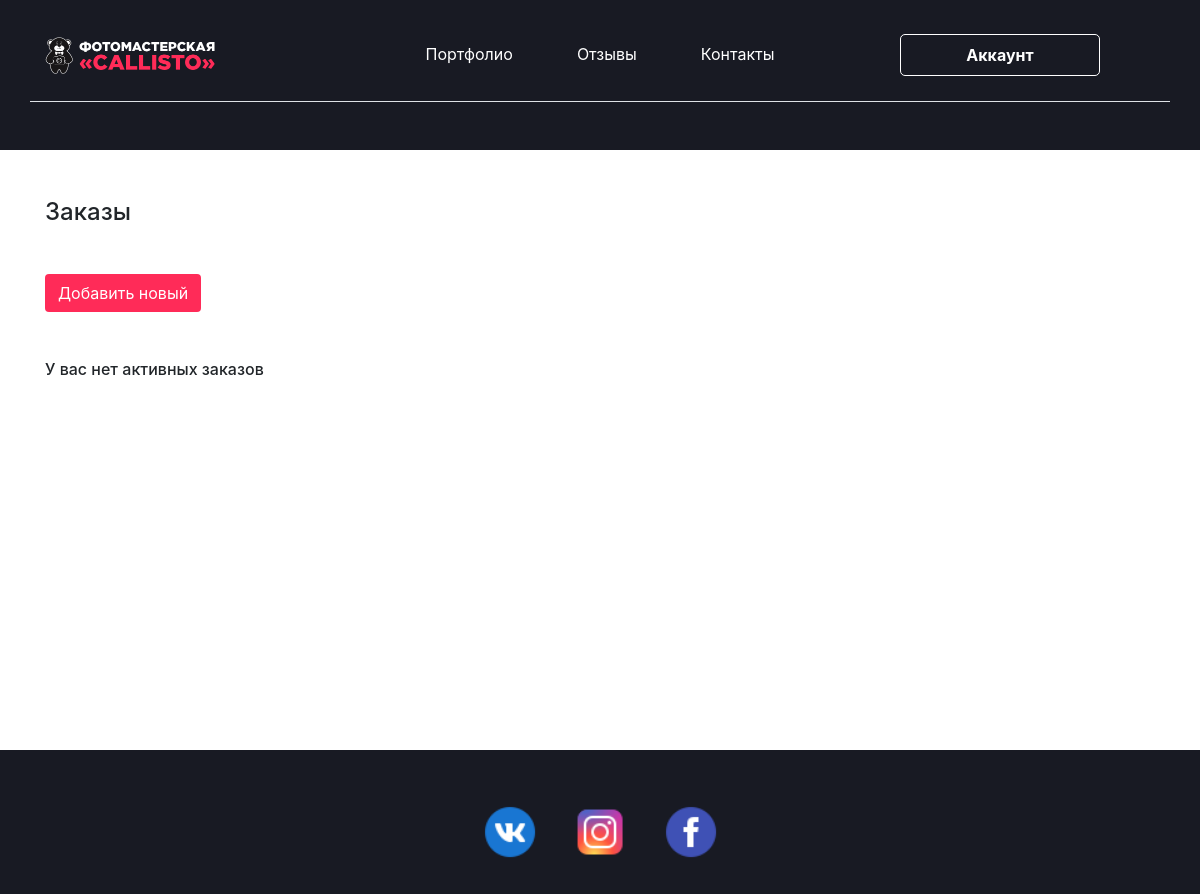
/orders.php (signed in), run on an earlier commit of the app's database.
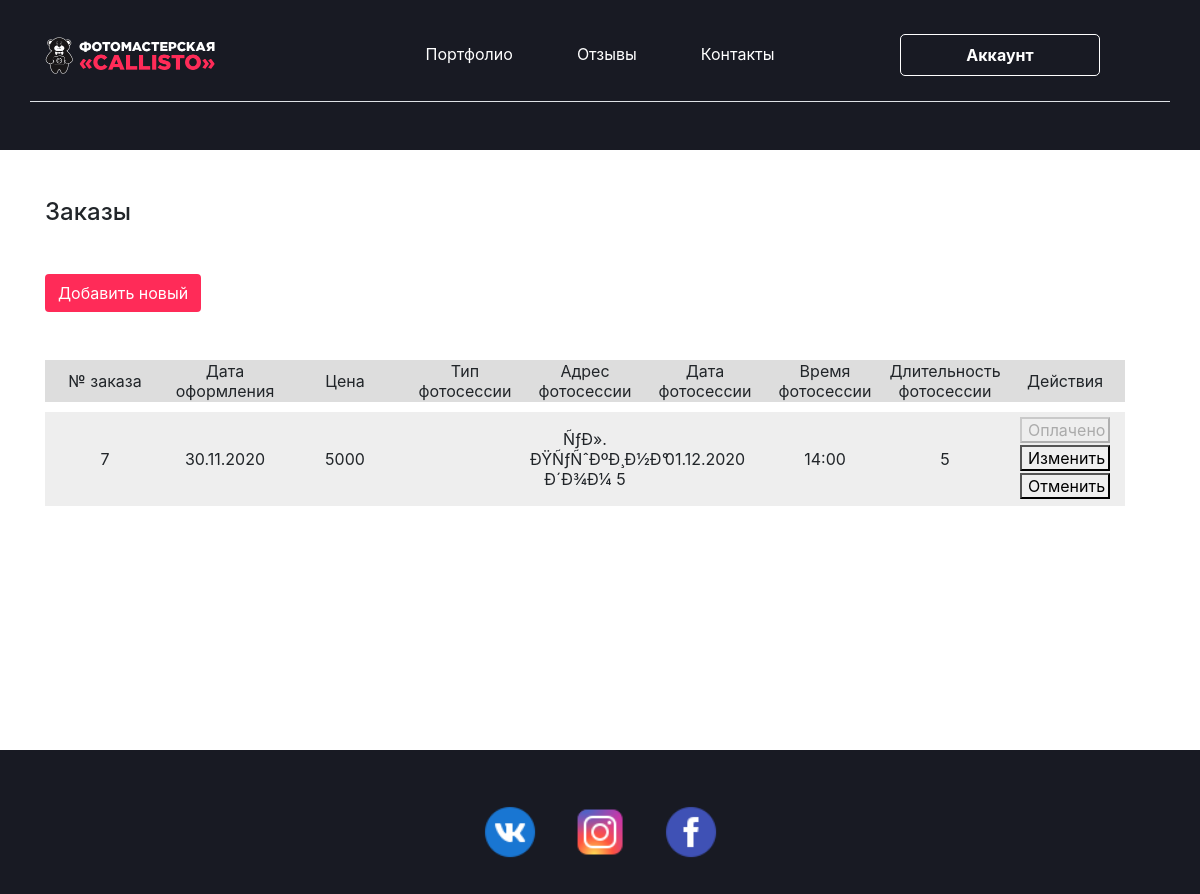
And on a later commit of the database.
### tables this page shows
CREATE TABLE `orders` (
  `id` int(11) NOT NULL auto_increment,
  `userid` int(11) default NULL,
  `order_date` date default NULL,
  `price` float default NULL,
  `price_paid` tinyint(1) default NULL,
  `photosession_date` date default NULL,
  `photosession_address` tinytext,
  `photosession_time` time default NULL,
  `photosession_timelength` float default NULL,
  `add_comment` text,
  PRIMARY KEY  (`id`)
);

### check.php (called while the page is built, shortened)
<?php
if (isset($_SESSION['id']))
{
    $isLogin = true;
}
else
{
    $isLogin = false;
}
?>

### orders.php (the view, shortened to what this page needs)
<?php
include "header.php";
?>
	<main class="pt-5">
		<div class="container">
			<?php
			if ($isLogin)
			{
				$link = getConnection();
				$query = mysqli_query($link, "SELECT * FROM orders WHERE userid = '".intval($_SESSION['id'])."'");
    			$rows_count = mysqli_num_rows($query);
				function dateToText($date){
					list($year, $month, $day) = explode('-', $date);
					return $day . "." . $month . "." . $year;
				}
				?>
				<h4 class="text-gray mb-5">Заказы</h4>
				<div class="form-group  mb-5">
					<a class="btn btn-accent text-white"  href="add_order.php">Добавить новый</a>
				</div>
				<?php
				if ($rows_count == 0){
					?>
					<h6 class="text-gray mb-5">У вас нет активных заказов</h6>
					<?php
				} else {
					?>
					<table id="orders">
						<thead>
						<tr>
							<td>№ заказа</td>
							<td>Дата оформления</td>
							<td>Цена</td>
							<td>Тип фотосессии</td>
							<td>Адрес фотосессии</td>
							<td>Дата фотосессии</td>
							<td>Время фотосессии</td>
							<td>Длительность фотосессии</td>
							<td>Действия</td>
						</tr>
						</thead>
						<tbody>
					<?php
					while($order = mysqli_fetch_assoc($query)) {
						?>
							<tr>
								<td><?php echo $order["id"]; ?></td>
								<td><?php echo dateToText($order['order_date']); ?></td>
								<td><?php echo $order["price"]; ?></td>
								<td><?php echo $order["type"]; ?></td>
								<td><?php echo $order["photosession_address"]; ?></td>
								<td><?php echo dateToText($order['photosession_date']); ?></td>
								<td><?php list($h, $m, $s) = explode(':', $order['photosession_time']);
									echo $h . ":" . $m; ?></td>
								<td><?php echo $order["photosession_timelength"]; ?></td>
								<td>
									<form method="POST" action="actions.php">
									<?php
										if (!$order["price_paid"]){ ?>
											<button name="pay">Оплатить</button>
											<?php } else { ?>
											<button disabled>Оплачено</button>
									<?php } ?>
									<button  name="change">Изменить</button>
									<button  name="cancel">Отменить</button>
									</form>
								</td>
							</tr>
						<?php
					}
					?>
						</tbody>
					</table>
					<?php
    			}
				?>
			<?php } else {
				header("Location: noaccess.php");
			} ?>
		</div>
	</main>
<?php
include "footer.php";
?>

What changed in the data, as far as the page shows it:
added orders: id "7", order_date "30.11.2020", price "5000", photosession_address "ÑƒÐ». ÐŸÑƒÑˆÐºÐ¸Ð½Ð° Ð´Ð¾Ð¼ 5", photosession_date "01.12.2020", h "14", m "00", photosession_timelength "5", price_paid "Оплачено"
Also different on the page:
text no longer shown: "У вас нет активных заказов"
text now shown: "№ заказа Дата оформления Цена Тип фотосессии Адрес фотосессии Дата фотосессии Время фотосессии Длительность фотосессии Действия"
